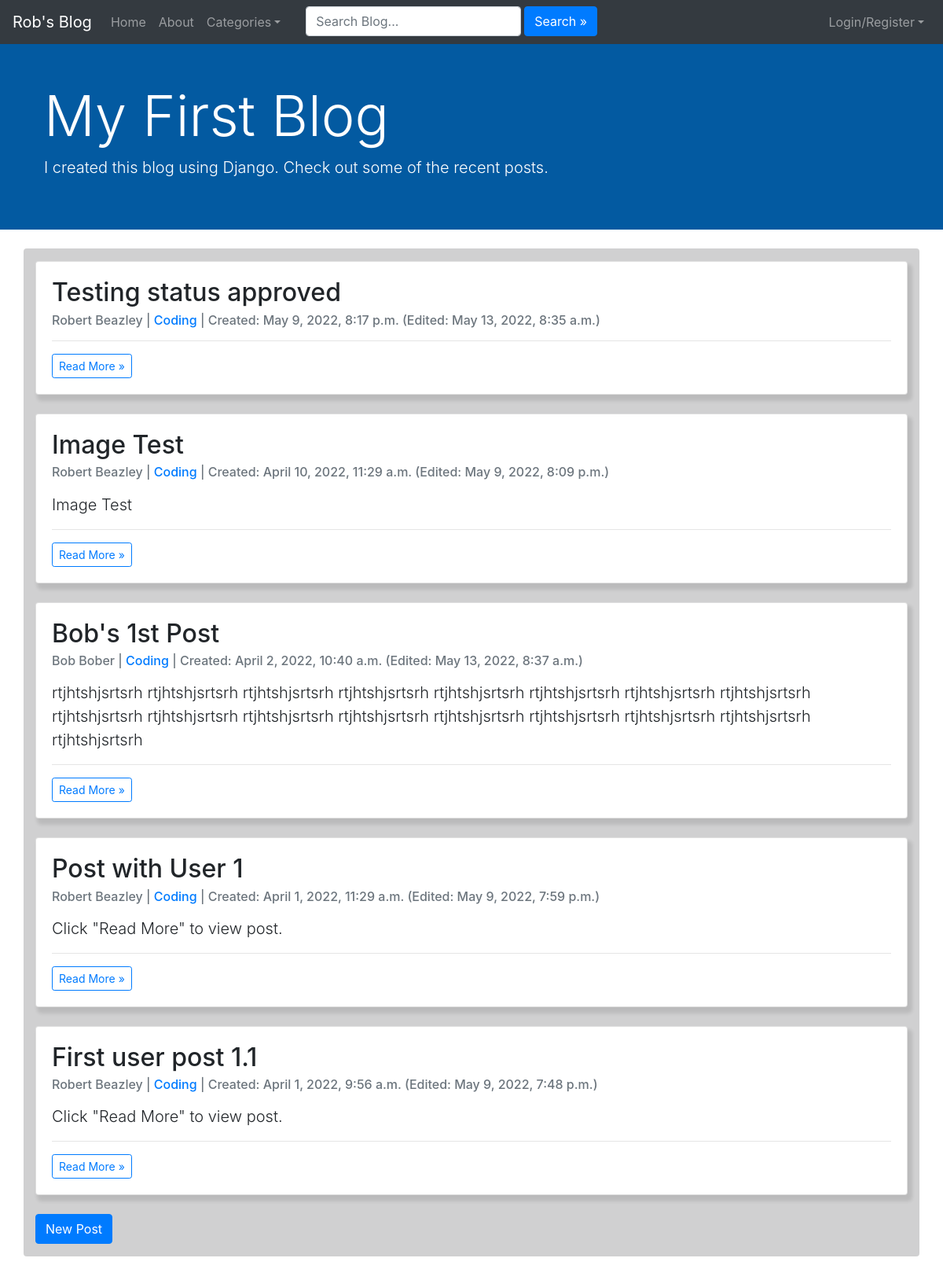
/posts/, run on an earlier commit of the app's database.
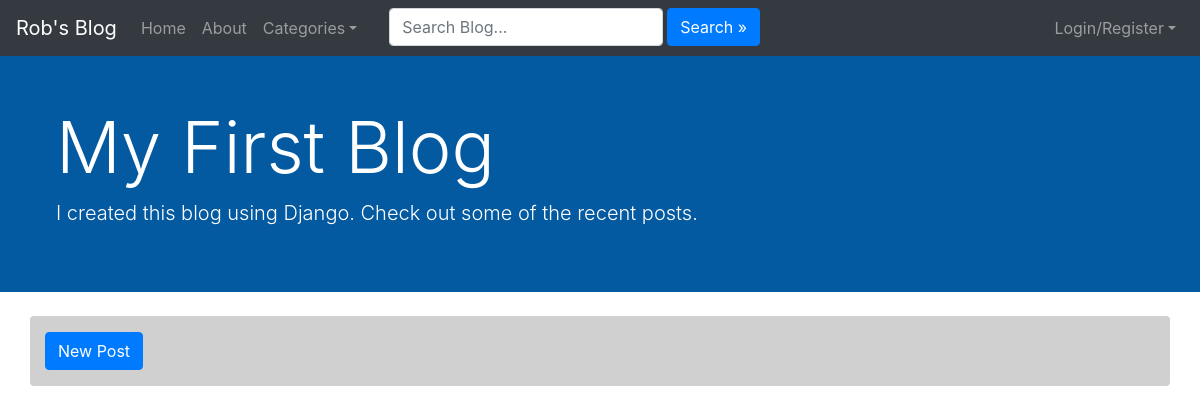
And on a later commit of the database.
### blog/models.py (models this page shows, shortened)
class BlogPost(models.Model):
    title = models.CharField(max_length=200, unique=False, default='')
    header_image = models.ImageField(null=True, blank=True, upload_to='images/')
    author = models.ForeignKey(User, on_delete=models.CASCADE)
    pub_date = models.DateTimeField(auto_now_add=True)
    updated_on = models.DateTimeField(auto_now=True)
    blogpost_text = RichTextField(blank=True, null=True)
    category = models.CharField(max_length=200, default='Coding')
    snippet = models.CharField(max_length=255, blank=True)
    likes = models.ManyToManyField(User, related_name='blog_likes', blank=True)
    status = models.IntegerField(choices=STATUS, default=0)

### blog/views.py (the view)
# urls.py: path('', views.IndexView.as_view(), name='index'),
class IndexView(generic.ListView):
    template_name = 'blog/index.html'
    context_object_name = 'latest_blogpost_list'
    def get_queryset(self):
        return BlogPost.objects.filter(status=1).order_by('-pub_date')
    def get_context_data(self, *args, **kwargs):
        cat_menu = Category.objects.all()
        context = super(IndexView, self).get_context_data(*args, **kwargs)
        context['cat_menu'] = cat_menu
        return context

### blog/models.py (called while the page is built)
    def __str__(self):
        return self.name

### blog/templates/blog/index.html (shortened to what this page needs)
{% extends 'blog/base.html' %}
{% block body %}
<body>
    <header class="masthead">
        <div class="p-4 p-md-5 mb-4 text-white rounded">
            <div class="px-2">
                <h1 class="display-3 fst-italic">My First Blog</h1>
                <p class="lead">I created this blog using Django. Check out some of the recent posts.</p>
            </div>
        </div>
    </header>
    <div class="container rounded mb-3">
        <div class="row">
            <div class="col-md-12 mt-3 left">
                {% for blogpost in latest_blogpost_list %}
                <div class="card mb-4">
                    <div class="card-body">
                        <h2 class="card-title">{{ blogpost.title }}</h2>
                        <h6 class="card-subtitle mb-3 text-muted">{{ blogpost.author.first_name }} {{ blogpost.author.last_name }} | <a href="{% url 'blog:category' blogpost.category|slugify %}">{{ blogpost.category }}</a> |
                            {% if blogpost.pub_date == blogpost.updated_on %}
                            Created: {{ blogpost.pub_date }}
                            {% else %}
                            Created: {{ blogpost.pub_date }}
                            (Edited: {{ blogpost.updated_on }})
                            {% endif %}
                        </h6>
                        <p class="card-text lead">{{ blogpost.snippet }}</p>
                        <hr>
                        <a class="btn btn-outline-primary btn-sm" href="{% url 'blog:detail' blogpost.id %}">Read More &raquo;</a>
                    </div>
                </div>
                {% endfor %}
                <a class="btn btn-primary mb-3" href="{% url 'blog:new_post' %}" role="button">New Post</a>
            </div>
        </div>
    </div>
</body>
{% endblock %}

### blog/templates/blog/base.html (shortened to what this page needs)
<!DOCTYPE html>
<html lang="en">
<head>
    <link rel="stylesheet" href="https://cdn.jsdelivr.net/npm/bootstrap@4.0.0/dist/css/bootstrap.min.css"
>
</head>
<body>
    <nav class="navbar navbar-expand-sm navbar-dark bg-dark">
        <a class="navbar-brand" href="{% url 'blog:index' %}">Rob's Blog</a>
        <div class="collapse navbar-collapse" id="navbarsExample03">
            <ul class="navbar-nav mr-auto">
                <li class="nav-item">
                    <a class="nav-link" href="{% url 'blog:index' %}">Home<span class="sr-only">(current)</span></a>
                </li>
                <li class="nav-item">
                    <a class="nav-link" href="{% url 'blog:about' %}">About</a>
                </li>
                {% if cat_menu %}
                <li class="nav-item dropdown">
                    <a class="nav-link dropdown-toggle" href="http://example.com" id="dropdown03" data-toggle="dropdown" aria-haspopup="true" aria-expanded="false">Categories</a>
                </li>
                {% else %}
                <li class="nav-item">
                    <a class="nav-link" href="{% url 'blog:category_list' %}">Categories</a>
                </li>
                {% endif %}
                <li>
                    <form class="form-inline my-2 ml-4 my-md-0" method="POST" action="{% url 'blog:search_blog' %}">
                        <input class="form-control" type="search" placeholder="Search Blog..." name="searched">
                        <button class="btn btn-primary text-white my-2 mx-1 my-sm-0" type="submit">Search &raquo;</button>
                    </form>
                </li>
            </ul>
            {% if user.is_authenticated %}
            <ul class="navbar-nav ml-auto">
                <li class="nav-item dropdown">
                    <a class="nav-link dropdown-toggle active" href="#" id="navbarDropdown" role="button" data-toggle="dropdown" aria-haspopup="true" aria-expanded="false">{{ user.first_name }}</a>
                    <div class="dropdown-menu dropdown-menu-right" aria-labelledby="navbarDropdown">
                        <a class="dropdown-item" href="{% url 'members:edit_login' %}">Change Login</a>
                        {% if user.profile.id %}
                        <a class="dropdown-item" href="{% url 'members:edit_profile_page' user.profile.id %}">Edit Profile Page</a>
                        <a class="dropdown-item" href="{% url 'members:show_profile_page' user.profile.id %}">View Profile</a>
                        {% else %}
                        <a class="dropdown-item" href="{% url 'members:create_profile_page' %}">Create Profile Page</a>
                        {% endif %}
                        <div class="dropdown-divider"></div>
                        <a class="dropdown-item" href="{% url 'logout' %}">Logout</a>
                    </div>
                </li>
                {% else %}
                <ul class="navbar-nav ml-auto">
                    <li class="nav-item dropdown">
                        <a class="nav-link dropdown-toggle" href="#" id="navbarDropdown" role="button" data-toggle="dropdown" aria-haspopup="true" aria-expanded="false">Login/Register</a>
                    </li>
                </ul>
            {% endif %}
        </div>
    </nav>
    {% block body %} {% endblock %}
</body>
</html>

### blog/templates/blog/index.html (style rules this page uses)
.masthead { background-color: rgb(3, 90, 161); }
.container { background-color: rgba(89, 91, 92, 0.282); }

What changed in the data, as far as the page shows it:
removed BlogPost: title "Testing status approved", author.first_name "Robert", author.last_name "Beazley", category "Coding", pub_date "May 9, 2022, 8:17 p.m.", updated_on "May 13, 2022, 8:35 a.m."
removed BlogPost: title "Image Test", author.first_name "Robert", author.last_name "Beazley", category "Coding", pub_date "April 10, 2022, 11:29 a.m.", updated_on "May 9, 2022, 8:09 p.m.", snippet "Image Test"
removed BlogPost: title "Bob's 1st Post", author.first_name "Bob", author.last_name "Bober", category "Coding", pub_date "April 2, 2022, 10:40 a.m.", updated_on "May 13, 2022, 8:37 a.m.", snippet "rtjhtshjsrtsrh rtjhtshjsrtsrh rtjhtshjsrtsrh rtjhtshjsrtsrh rtjhtshjsrtsrh rtjhtshjsrtsrh rtjhtshjsrtsrh rtjhtshjsrtsrh rtjhtshjsrtsrh rtjhtshjsrtsrh rtjhtshjsrtsrh rtjhtshjsrtsrh rtjhtshjsrtsrh rtjhtshjsrtsrh rtjhtshjsrtsrh rtjhtshjsrtsrh rtjhtshjsrtsrh"
removed BlogPost: title "Post with User 1", author.first_name "Robert", author.last_name "Beazley", category "Coding", pub_date "April 1, 2022, 11:29 a.m.", updated_on "May 9, 2022, 7:59 p.m.", snippet "Click \"Read More\" to view post."
removed BlogPost: title "First user post 1.1", author.first_name "Robert", author.last_name "Beazley", category "Coding", pub_date "April 1, 2022, 9:56 a.m.", updated_on "May 9, 2022, 7:48 p.m.", snippet "Click \"Read More\" to view post."
